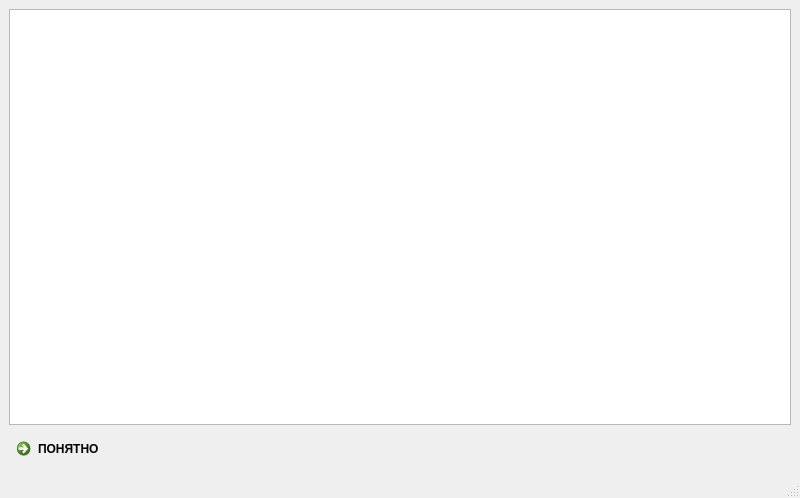
<?xml version="1.0" encoding="UTF-8"?>
<ui version="4.0">
 <class>MainWindow</class>
 <widget class="QMainWindow" name="MainWindow">
  <property name="geometry">
   <rect>
    <x>0</x>
    <y>0</y>
    <width>800</width>
    <height>498</height>
   </rect>
  </property>
  <property name="windowTitle">
   <string>Channel 4</string>
  </property>
  <widget class="QWidget" name="centralwidget">
   <layout class="QGridLayout" name="gridLayout">
    <item row="3" column="0">
     <widget class="QCommandLinkButton" name="commandLinkButton">
      <property name="text">
       <string>ПОНЯТНО</string>
      </property>
     </widget>
    </item>
    <item row="2" column="0" colspan="2">
     <widget class="QTreeView" name="treeView"/>
    </item>
   </layout>
  </widget>
  <widget class="QStatusBar" name="statusbar"/>
 </widget>
 <resources/>
 <connections>
  <connection>
   <sender>commandLinkButton</sender>
   <signal>clicked()</signal>
   <receiver>MainWindow</receiver>
   <slot>close()</slot>
   <hints>
    <hint type="sourcelabel">
     <x>147</x>
     <y>443</y>
    </hint>
    <hint type="destinationlabel">
     <x>439</x>
     <y>448</y>
    </hint>
   </hints>
  </connection>
 </connections>
</ui>
